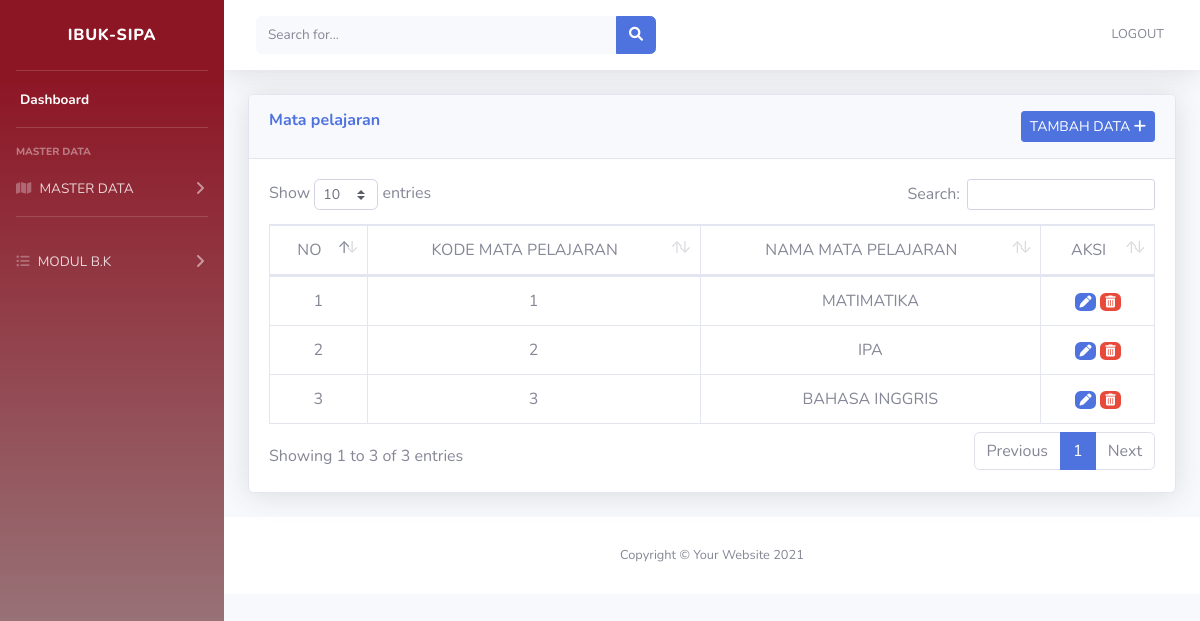
Page /index.php/mapel on the committed database.
### tables this page shows
CREATE TABLE IF NOT EXISTS `tbl_mapel` (
  `id` int(11) NOT NULL AUTO_INCREMENT,
  `kd_mapel` int(50) NOT NULL,
  `nm_mapel` varchar(100) NOT NULL,
  PRIMARY KEY (`id`)
);

### application/controllers/mapel.php (called while the page is built, shortened)
<?php
class Mapel extends CI_Controller {
  public function index()
  {
    $data['tbl_mapel'] = $this->modelMapel->SemuaData();
    $this->load->view('tamplate/header');
    $this->load->view('tamplate/sidebar');
    $this->load->view('tamplate/topbar');
    $this->load->view('mapel', $data);
    $this->load->view('tamplate/footer');
  }
}
?>

### index.php (called while the page is built, shortened)
<?php
require_once BASEPATH.'core/CodeIgniter.php';

### application/models/Modelmapel.php (called while the page is built, shortened)
<?php
class modelMapel extends CI_Model
{
	public function SemuaData()
	{
		return $this->db->get('tbl_mapel')->result_array();
	}
}

### application/views/mapel.php (the view)
                <div class="container-fluid">
                    <div class="card shadow mb-4">
                        <div class="card-header py-3">
                            <h6 class="m-0 font-weight-bold text-primary">Mata pelajaran
                            <a href="<?php echo base_url('mapel/tambah_data'); ?>"
                            class="btn btn-primary btn-sm float-right">TAMBAH DATA <i class="fa fa-plus"></i></a>
                        </div>
                        <div class="card-body">
                        <div class="table-responsive">
                        <table class="table table-bordered text-center" id="dataTable" width="100%" cellspacing="0">
    <thead>
      <tr>
      <td>NO</td>
      <td>KODE MATA PELAJARAN</td>
      <td>NAMA MATA PELAJARAN</td>
      <td>AKSI</td>
      </tr>
      </thead>
  <tbody>
    <?php
    $no=1;
    foreach ($tbl_mapel as $mapel) : ?>
    <tr>
      <td><?php echo $no++; ?></td>
      <td><?php echo $mapel['kd_mapel']; ?></td>
      <td><?php echo $mapel['nm_mapel']; ?></td>
    <td>
      <a href="<?php echo base_url() ?>mapel/edit_data/<?php echo $mapel['id']; ?>" class="badge badge-primary"><i class="fa-solid fa-pen"></i></a>
      <a href="<?php echo base_url() ?>mapel/hapus_data/<?php echo $mapel['id']; ?>" class="badge badge-danger"><i class="fa-solid fa-trash-can"></i></a></td>
    </tr>
    <?php endforeach ?>
</tbody>
</table>
</div>
</div>
</div>
</div>

### rows in the picture
tbl_mapel: kd_mapel "1", nm_mapel "MATIMATIKA"
tbl_mapel: kd_mapel "2", nm_mapel "IPA"
tbl_mapel: kd_mapel "3", nm_mapel "BAHASA INGGRIS"
